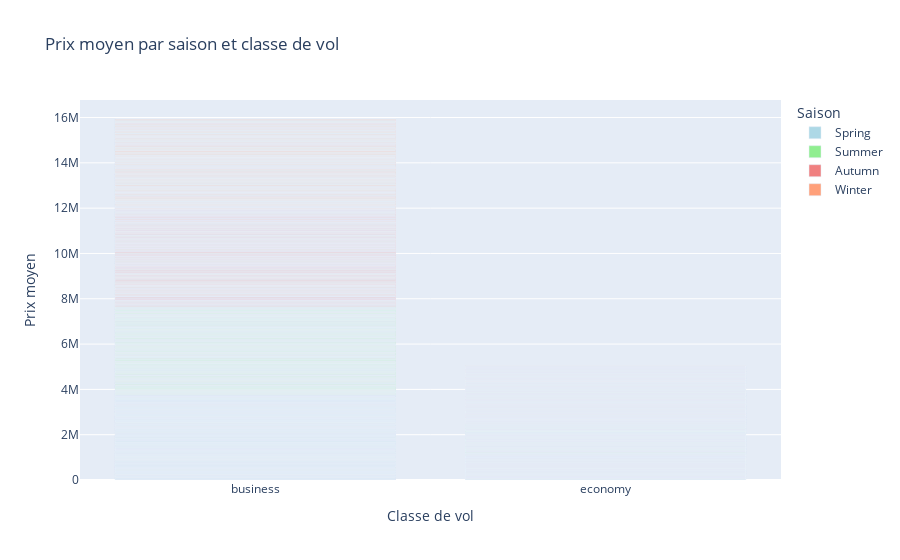

Source (notebook cell):
### Code cell


### Figure 1 — Plotly figure (JSON) as saved in the notebook; plotly's stock layout.template omitted (floating-point values rounded to 4 significant figures; data arrays with more than 128 entries replaced by an {"elided": "..."} marker saying what was removed)
{"data": [{"alignmentgroup": "True", "hovertemplate": "Saison=Spring<br>Classe de vol=%{x}<br>Prix moyen=%{y}<extra></extra>", "legendgroup": "Spring", "marker": {"color": "lightblue"}, "name": "Spring", "offsetgroup": "Spring", "orientation": "v", "showlegend": true, "textposition": "auto", "type": "bar", "x": {"elided": "1096 str values"}, "xaxis": "x", "y": {"elided": "1096 float values"}, "yaxis": "y"}, {"alignmentgroup": "True", "hovertemplate": "Saison=Summer<br>Classe de vol=%{x}<br>Prix moyen=%{y}<extra></extra>", "legendgroup": "Summer", "marker": {"color": "lightgreen"}, "name": "Summer", "offsetgroup": "Summer", "orientation": "v", "showlegend": true, "textposition": "auto", "type": "bar", "x": {"elided": "1091 str values"}, "xaxis": "x", "y": {"elided": "1091 float values"}, "yaxis": "y"}, {"alignmentgroup": "True", "hovertemplate": "Saison=Autumn<br>Classe de vol=%{x}<br>Prix moyen=%{y}<extra></extra>", "legendgroup": "Autumn", "marker": {"color": "lightcoral"}, "name": "Autumn", "offsetgroup": "Autumn", "orientation": "v", "showlegend": true, "textposition": "auto", "type": "bar", "x": {"elided": "1087 str values"}, "xaxis": "x", "y": {"elided": "1087 float values"}, "yaxis": "y"}, {"alignmentgroup": "True", "hovertemplate": "Saison=Winter<br>Classe de vol=%{x}<br>Prix moyen=%{y}<extra></extra>", "legendgroup": "Winter", "marker": {"color": "lightsalmon"}, "name": "Winter", "offsetgroup": "Winter", "orientation": "v", "showlegend": true, "textposition": "auto", "type": "bar", "x": {"elided": "1094 str values"}, "xaxis": "x", "y": {"elided": "1094 float values"}, "yaxis": "y"}], "layout": {"barmode": "relative", "legend": {"title": {"text": "Saison"}, "tracegroupgap": 0}, "title": {"text": "Prix moyen par saison et classe de vol"}, "xaxis": {"anchor": "y", "domain": [0, 1], "title": {"text": "Classe de vol"}}, "yaxis": {"anchor": "x", "domain": [0, 1], "title": {"text": "Prix moyen"}}}}
